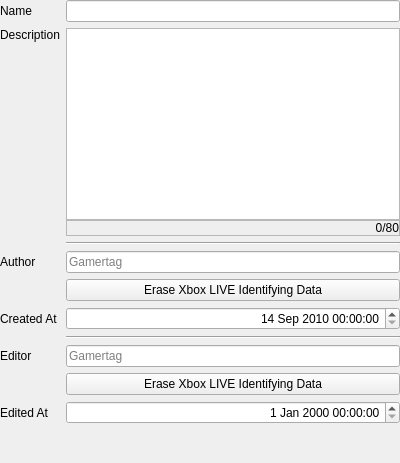
<?xml version="1.0" encoding="UTF-8"?>
<ui version="4.0">
 <class>PageFFMetadata</class>
 <widget class="QWidget" name="PageFFMetadata">
  <property name="geometry">
   <rect>
    <x>0</x>
    <y>0</y>
    <width>400</width>
    <height>463</height>
   </rect>
  </property>
  <property name="windowTitle">
   <string>Form</string>
  </property>
  <layout class="QGridLayout" name="gridLayout">
   <property name="leftMargin">
    <number>0</number>
   </property>
   <property name="topMargin">
    <number>0</number>
   </property>
   <property name="rightMargin">
    <number>0</number>
   </property>
   <property name="bottomMargin">
    <number>0</number>
   </property>
   <item row="8" column="0">
    <widget class="QLabel" name="label_5">
     <property name="text">
      <string>Editor</string>
     </property>
     <property name="buddy">
      <cstring>editorGamertag</cstring>
     </property>
    </widget>
   </item>
   <item row="2" column="1">
    <widget class="Line" name="line">
     <property name="orientation">
      <enum>Qt::Horizontal</enum>
     </property>
    </widget>
   </item>
   <item row="0" column="0">
    <widget class="QLabel" name="label">
     <property name="text">
      <string>Name</string>
     </property>
     <property name="buddy">
      <cstring>headerName</cstring>
     </property>
    </widget>
   </item>
   <item row="8" column="1">
    <widget class="QLineEdit" name="editorGamertag">
     <property name="toolTip">
      <string>Must be an ASCII string.</string>
     </property>
     <property name="maxLength">
      <number>15</number>
     </property>
     <property name="placeholderText">
      <string>Gamertag</string>
     </property>
    </widget>
   </item>
   <item row="10" column="0">
    <widget class="QLabel" name="label_6">
     <property name="text">
      <string>Edited At</string>
     </property>
     <property name="buddy">
      <cstring>editedOnDate</cstring>
     </property>
    </widget>
   </item>
   <item row="5" column="0">
    <widget class="QLabel" name="label_4">
     <property name="text">
      <string>Created At</string>
     </property>
     <property name="buddy">
      <cstring>createdOnDate</cstring>
     </property>
    </widget>
   </item>
   <item row="3" column="1">
    <widget class="QLineEdit" name="authorGamertag">
     <property name="toolTip">
      <string>Must be an ASCII string.</string>
     </property>
     <property name="maxLength">
      <number>15</number>
     </property>
     <property name="placeholderText">
      <string>Gamertag</string>
     </property>
    </widget>
   </item>
   <item row="4" column="1">
    <widget class="QPushButton" name="eraseAuthorXUID">
     <property name="text">
      <string>Erase Xbox LIVE Identifying Data</string>
     </property>
    </widget>
   </item>
   <item row="3" column="0">
    <widget class="QLabel" name="label_3">
     <property name="text">
      <string>Author</string>
     </property>
     <property name="buddy">
      <cstring>authorGamertag</cstring>
     </property>
    </widget>
   </item>
   <item row="1" column="0">
    <widget class="QLabel" name="label_2">
     <property name="text">
      <string>Description</string>
     </property>
     <property name="alignment">
      <set>Qt::AlignLeading|Qt::AlignLeft|Qt::AlignTop</set>
     </property>
     <property name="buddy">
      <cstring>headerDesc</cstring>
     </property>
    </widget>
   </item>
   <item row="1" column="1">
    <layout class="QVBoxLayout" name="verticalLayout_2">
     <property name="spacing">
      <number>0</number>
     </property>
     <item>
      <widget class="QPlainTextEdit" name="headerDesc">
       <property name="sizePolicy">
        <sizepolicy hsizetype="Expanding" vsizetype="Expanding">
         <horstretch>0</horstretch>
         <verstretch>0</verstretch>
        </sizepolicy>
       </property>
       <property name="tabChangesFocus">
        <bool>true</bool>
       </property>
      </widget>
     </item>
     <item>
      <widget class="QFrame" name="frame">
       <property name="frameShape">
        <enum>QFrame::StyledPanel</enum>
       </property>
       <property name="frameShadow">
        <enum>QFrame::Sunken</enum>
       </property>
       <layout class="QHBoxLayout" name="horizontalLayout">
        <property name="spacing">
         <number>5</number>
        </property>
        <property name="leftMargin">
         <number>0</number>
        </property>
        <property name="topMargin">
         <number>0</number>
        </property>
        <property name="rightMargin">
         <number>0</number>
        </property>
        <property name="bottomMargin">
         <number>0</number>
        </property>
        <item>
         <widget class="QLabel" name="headerDescCharacterLimit">
          <property name="text">
           <string>0/80</string>
          </property>
          <property name="alignment">
           <set>Qt::AlignRight|Qt::AlignTrailing|Qt::AlignVCenter</set>
          </property>
          <property name="margin">
           <number>5</number>
          </property>
          <property name="buddy">
           <cstring>headerDesc</cstring>
          </property>
         </widget>
        </item>
       </layout>
      </widget>
     </item>
    </layout>
   </item>
   <item row="10" column="1">
    <widget class="QDateTimeEdit" name="editedOnDate">
     <property name="alignment">
      <set>Qt::AlignRight|Qt::AlignTrailing|Qt::AlignVCenter</set>
     </property>
     <property name="minimumDate">
      <date>
       <year>1970</year>
       <month>1</month>
       <day>1</day>
      </date>
     </property>
    </widget>
   </item>
   <item row="9" column="1">
    <widget class="QPushButton" name="eraseEditorXUID">
     <property name="text">
      <string>Erase Xbox LIVE Identifying Data</string>
     </property>
    </widget>
   </item>
   <item row="5" column="1">
    <widget class="QDateTimeEdit" name="createdOnDate">
     <property name="alignment">
      <set>Qt::AlignRight|Qt::AlignTrailing|Qt::AlignVCenter</set>
     </property>
     <property name="minimumDateTime">
      <datetime>
       <hour>0</hour>
       <minute>0</minute>
       <second>0</second>
       <year>2010</year>
       <month>9</month>
       <day>14</day>
      </datetime>
     </property>
    </widget>
   </item>
   <item row="6" column="1">
    <widget class="Line" name="line_2">
     <property name="orientation">
      <enum>Qt::Horizontal</enum>
     </property>
    </widget>
   </item>
   <item row="0" column="1">
    <widget class="QLineEdit" name="headerName">
     <property name="maxLength">
      <number>127</number>
     </property>
    </widget>
   </item>
   <item row="11" column="0" colspan="2">
    <spacer name="verticalSpacer">
     <property name="orientation">
      <enum>Qt::Vertical</enum>
     </property>
     <property name="sizeHint" stdset="0">
      <size>
       <width>0</width>
       <height>0</height>
      </size>
     </property>
    </spacer>
   </item>
  </layout>
 </widget>
 <tabstops>
  <tabstop>headerName</tabstop>
  <tabstop>headerDesc</tabstop>
  <tabstop>authorGamertag</tabstop>
  <tabstop>eraseAuthorXUID</tabstop>
  <tabstop>createdOnDate</tabstop>
  <tabstop>editorGamertag</tabstop>
  <tabstop>eraseEditorXUID</tabstop>
  <tabstop>editedOnDate</tabstop>
 </tabstops>
 <resources/>
 <connections/>
</ui>
